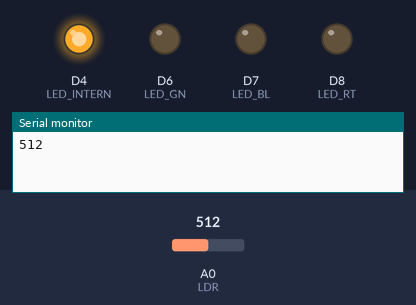
Simulated run of this sketch. Board: ESP8266 (Wemos D1 mini). Shown: output pins drawn as LEDs (lit = HIGH), the last lines printed to the serial monitor. The test bench sets the inputs (shaded band); at power-on: A0 (LDR) = 512.

Above: at 0.5 s.
At 1.5 s:
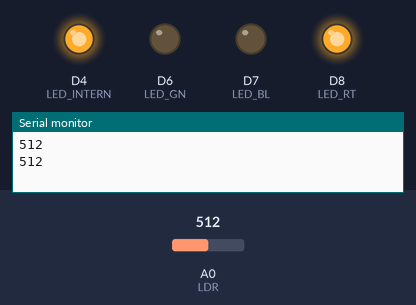
At 2.5 s:
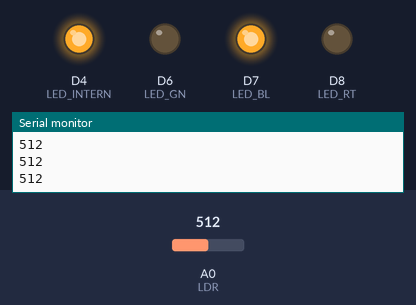
At 3.5 s:
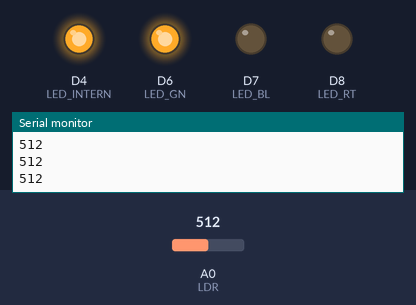
At 4.5 s:
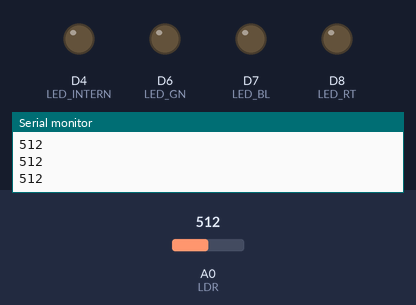
At 5.5 s:
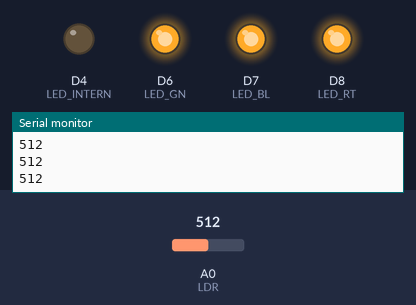
Timing chart, 0 to 7.8 s (numbered marks = the images above):
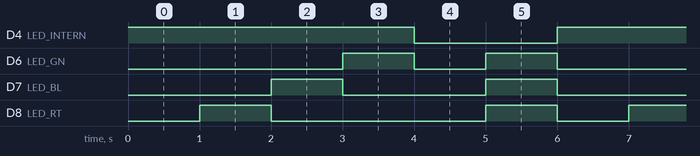

The sketch:

witty_test.ino
```cpp
/*  Use with Witty board
 *  Board (for Arduino-IDE: LOLIN(WEMOS) D1 R2 & mini
 *  Press "flash" while power on!
 */

#define LED_RT D8
#define LED_BL D7
#define LED_GN D6
#define LED_INTERN D4
#define LDR A0

int sensorValue;

void setup() {
  pinMode(LED_RT, OUTPUT);
  pinMode(LED_BL, OUTPUT);
  pinMode(LED_GN, OUTPUT);
  pinMode(LED_INTERN, OUTPUT);
  pinMode(LDR, INPUT);
  Serial.begin(9600);

}

void loop() {
  digitalWrite(LED_INTERN,1);
  digitalWrite(LED_RT,0);
  digitalWrite(LED_BL,0);
  digitalWrite(LED_GN,0);
  sensorValue = analogRead(LDR);
  Serial.println(sensorValue);
  delay(1000);
  digitalWrite(LED_RT,1);
  digitalWrite(LED_BL,0);
  digitalWrite(LED_GN,0);
  sensorValue = analogRead(LDR);
  Serial.println(sensorValue);
  delay(1000);
  digitalWrite(LED_RT,0);
  digitalWrite(LED_BL,1);
  digitalWrite(LED_GN,0);
  sensorValue = analogRead(LDR);
  Serial.println(sensorValue);
  delay(1000);
  digitalWrite(LED_RT,0);
  digitalWrite(LED_BL,0);
  digitalWrite(LED_GN,1);
  sensorValue = analogRead(LDR);
  Serial.println(sensorValue);
  delay(1000);
  digitalWrite(LED_GN,0);
  digitalWrite(LED_INTERN,0);
  sensorValue = analogRead(LDR);
  Serial.println(sensorValue);
  delay(1000);
  digitalWrite(LED_RT,1);
  digitalWrite(LED_BL,1);
  digitalWrite(LED_GN,1);
  sensorValue = analogRead(LDR);
  Serial.println(sensorValue);
  delay(1000);

}
```

Measured:
- by itself, D4 (LED_INTERN): alternates HIGH for 4.0 s and LOW for 2.0 s
- by itself, D6 (LED_GN): repeats every 6.0 s: LOW 1.0 s, HIGH 1.0 s, LOW 3.0 s, HIGH 1.0 s
- by itself, D7 (LED_BL): alternates HIGH for 1.0 s and LOW for 2.0 s
- by itself, D8 (LED_RT): repeats every 6.0 s: LOW 3.0 s, HIGH 1.0 s, LOW 1.0 s, HIGH 1.0 s
